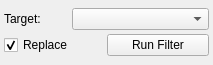
<?xml version="1.0" encoding="UTF-8"?>
<ui version="4.0">
 <class>GradientMagnitudeFilterInterface</class>
 <widget class="QWidget" name="GradientMagnitudeFilterInterface">
  <property name="geometry">
   <rect>
    <x>0</x>
    <y>0</y>
    <width>213</width>
    <height>65</height>
   </rect>
  </property>
  <property name="sizePolicy">
   <sizepolicy hsizetype="Expanding" vsizetype="Fixed">
    <horstretch>0</horstretch>
    <verstretch>0</verstretch>
   </sizepolicy>
  </property>
  <property name="minimumSize">
   <size>
    <width>213</width>
    <height>65</height>
   </size>
  </property>
  <property name="maximumSize">
   <size>
    <width>16777215</width>
    <height>65</height>
   </size>
  </property>
  <property name="windowTitle">
   <string>Form</string>
  </property>
  <layout class="QVBoxLayout" name="verticalLayout">
   <property name="spacing">
    <number>0</number>
   </property>
   <property name="margin">
    <number>4</number>
   </property>
   <item>
    <layout class="QHBoxLayout" name="activeHLayout" stretch="1,2">
     <property name="spacing">
      <number>0</number>
     </property>
     <item>
      <widget class="QLabel" name="activeLabel">
       <property name="sizePolicy">
        <sizepolicy hsizetype="Expanding" vsizetype="Preferred">
         <horstretch>0</horstretch>
         <verstretch>0</verstretch>
        </sizepolicy>
       </property>
       <property name="text">
        <string>Target:</string>
       </property>
      </widget>
     </item>
     <item>
      <widget class="QComboBox" name="targetComboBox">
       <property name="sizePolicy">
        <sizepolicy hsizetype="Expanding" vsizetype="Fixed">
         <horstretch>0</horstretch>
         <verstretch>0</verstretch>
        </sizepolicy>
       </property>
      </widget>
     </item>
    </layout>
   </item>
   <item>
    <layout class="QHBoxLayout" name="replaceRunLayout">
     <item>
      <widget class="QCheckBox" name="replaceCheckBox">
       <property name="sizePolicy">
        <sizepolicy hsizetype="Expanding" vsizetype="Fixed">
         <horstretch>0</horstretch>
         <verstretch>0</verstretch>
        </sizepolicy>
       </property>
       <property name="text">
        <string>Replace</string>
       </property>
       <property name="checked">
        <bool>true</bool>
       </property>
      </widget>
     </item>
     <item>
      <widget class="QPushButton" name="runButton">
       <property name="sizePolicy">
        <sizepolicy hsizetype="Expanding" vsizetype="Fixed">
         <horstretch>0</horstretch>
         <verstretch>0</verstretch>
        </sizepolicy>
       </property>
       <property name="text">
        <string>Run Filter</string>
       </property>
      </widget>
     </item>
    </layout>
   </item>
  </layout>
 </widget>
 <resources/>
 <connections/>
</ui>
